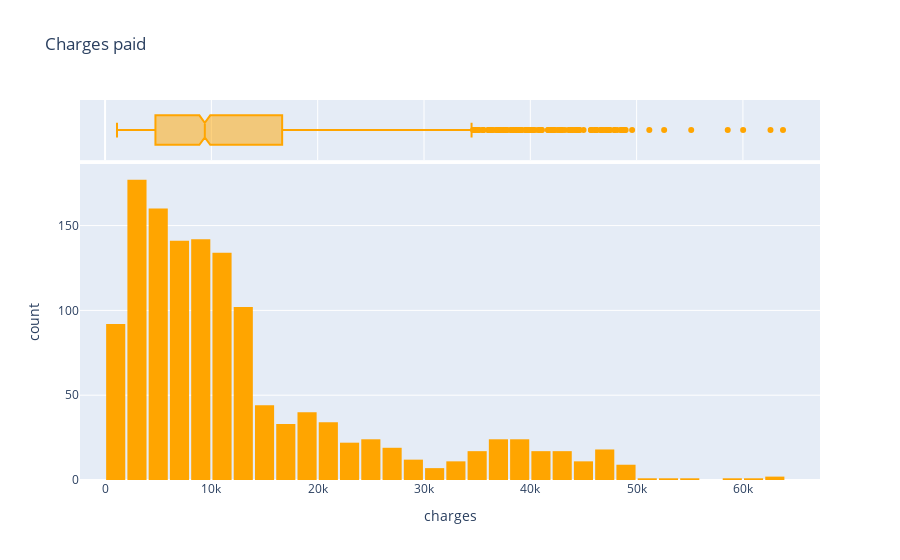

The notebook cell this image was saved under:
### Code cell
charges_fig = px.histogram(medical_ins_df,x='charges',marginal='box',color_discrete_sequence=['orange'],title='Charges paid')
charges_fig.update_layout(bargap=0.1)
charges_fig.show()

medical_ins_df.charges.describe()

### Figure 1 — Plotly figure (JSON) as saved in the notebook; plotly's stock layout.template omitted (floating-point values rounded to 4 significant figures; data arrays with more than 128 entries replaced by an {"elided": "..."} marker saying what was removed)
{"data": [{"alignmentgroup": "True", "bingroup": "x", "hovertemplate": "charges=%{x}<br>count=%{y}<extra></extra>", "legendgroup": "", "marker": {"color": "orange", "pattern": {"shape": ""}}, "name": "", "offsetgroup": "", "orientation": "v", "showlegend": false, "type": "histogram", "x": {"elided": "1338 float values"}, "xaxis": "x", "yaxis": "y"}, {"alignmentgroup": "True", "hovertemplate": "charges=%{x}<extra></extra>", "legendgroup": "", "marker": {"color": "orange"}, "name": "", "notched": true, "offsetgroup": "", "showlegend": false, "type": "box", "x": {"elided": "1338 float values"}, "xaxis": "x2", "yaxis": "y2"}], "layout": {"bargap": 0.1, "barmode": "relative", "legend": {"tracegroupgap": 0}, "title": {"text": "Charges paid"}, "xaxis": {"anchor": "y", "domain": [0, 1], "title": {"text": "charges"}}, "xaxis2": {"anchor": "y2", "domain": [0, 1], "matches": "x", "showgrid": true, "showticklabels": false}, "yaxis": {"anchor": "x", "domain": [0, 0.8316], "title": {"text": "count"}}, "yaxis2": {"anchor": "x2", "domain": [0.8416, 1], "matches": "y2", "showgrid": false, "showline": false, "showticklabels": false, "ticks": ""}}}
